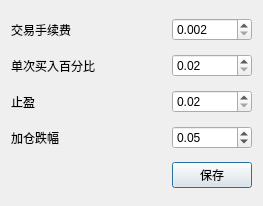
<?xml version="1.0" encoding="UTF-8"?>
<ui version="4.0">
 <class>Dialog</class>
 <widget class="QDialog" name="Dialog">
  <property name="geometry">
   <rect>
    <x>0</x>
    <y>0</y>
    <width>263</width>
    <height>206</height>
   </rect>
  </property>
  <property name="windowTitle">
   <string>Dialog</string>
  </property>
  <layout class="QGridLayout" name="gridLayout">
   <item row="4" column="0">
    <spacer name="horizontalSpacer">
     <property name="orientation">
      <enum>Qt::Horizontal</enum>
     </property>
     <property name="sizeHint" stdset="0">
      <size>
       <width>162</width>
       <height>20</height>
      </size>
     </property>
    </spacer>
   </item>
   <item row="2" column="1">
    <widget class="QDoubleSpinBox" name="saleProfit">
     <property name="prefix">
      <string notr="true"/>
     </property>
     <property name="minimum">
      <double>0.020000000000000</double>
     </property>
     <property name="maximum">
      <double>1.000000000000000</double>
     </property>
     <property name="singleStep">
      <double>0.010000000000000</double>
     </property>
    </widget>
   </item>
   <item row="4" column="1">
    <widget class="QPushButton" name="button">
     <property name="text">
      <string>保存</string>
     </property>
    </widget>
   </item>
   <item row="0" column="0">
    <widget class="QLabel" name="label">
     <property name="toolTip">
      <string>卖出股票后统一扣除交易手续费</string>
     </property>
     <property name="text">
      <string>交易手续费</string>
     </property>
    </widget>
   </item>
   <item row="0" column="1">
    <widget class="QDoubleSpinBox" name="cost">
     <property name="prefix">
      <string notr="true"/>
     </property>
     <property name="decimals">
      <number>3</number>
     </property>
     <property name="minimum">
      <double>0.002000000000000</double>
     </property>
     <property name="maximum">
      <double>0.008000000000000</double>
     </property>
     <property name="singleStep">
      <double>0.001000000000000</double>
     </property>
    </widget>
   </item>
   <item row="1" column="1">
    <widget class="QDoubleSpinBox" name="firstBuyPercent">
     <property name="prefix">
      <string notr="true"/>
     </property>
     <property name="minimum">
      <double>0.020000000000000</double>
     </property>
     <property name="maximum">
      <double>0.300000000000000</double>
     </property>
     <property name="singleStep">
      <double>0.010000000000000</double>
     </property>
    </widget>
   </item>
   <item row="3" column="1">
    <widget class="QDoubleSpinBox" name="decreaseBuy">
     <property name="prefix">
      <string notr="true"/>
     </property>
     <property name="minimum">
      <double>0.020000000000000</double>
     </property>
     <property name="maximum">
      <double>0.500000000000000</double>
     </property>
     <property name="singleStep">
      <double>0.010000000000000</double>
     </property>
     <property name="value">
      <double>0.050000000000000</double>
     </property>
    </widget>
   </item>
   <item row="3" column="0">
    <widget class="QLabel" name="label_4">
     <property name="text">
      <string>加仓跌幅</string>
     </property>
    </widget>
   </item>
   <item row="1" column="0">
    <widget class="QLabel" name="label_2">
     <property name="toolTip">
      <string/>
     </property>
     <property name="text">
      <string>单次买入百分比</string>
     </property>
    </widget>
   </item>
   <item row="2" column="0">
    <widget class="QLabel" name="label_3">
     <property name="text">
      <string>止盈</string>
     </property>
    </widget>
   </item>
  </layout>
 </widget>
 <resources/>
 <connections/>
</ui>
